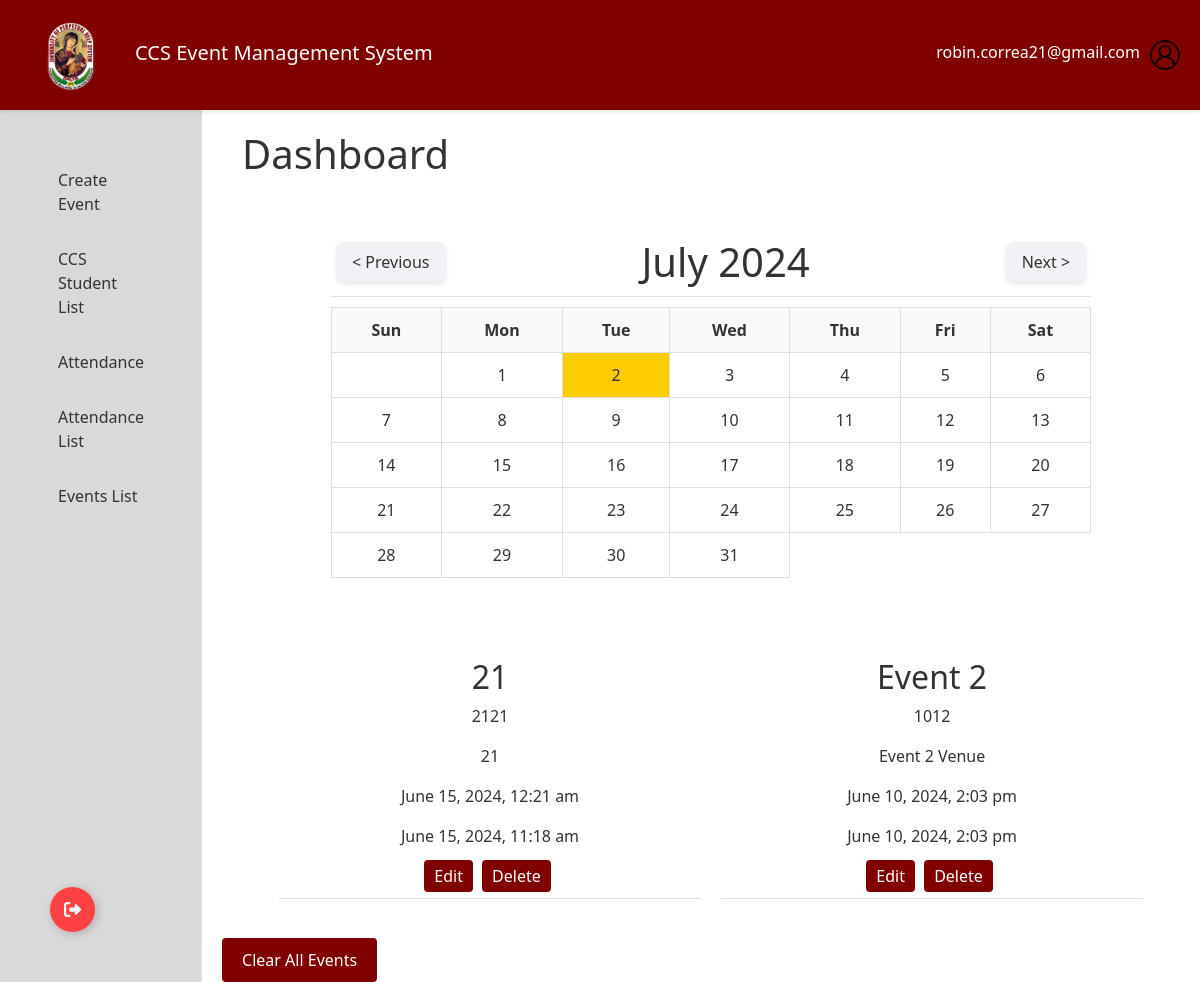
The page /home.php (signed in) on the database its author committed.
### tables this page shows
CREATE TABLE `events` (
  `id` int(11) NOT NULL,
  `title` varchar(255) NOT NULL,
  `code` varchar(255) NOT NULL,
  `venue` text NOT NULL,
  `start_datetime` datetime NOT NULL,
  `end_datetime` datetime NOT NULL,
  `create_user_id` int(11) NOT NULL,
  `update_user_id` int(11) NOT NULL,
  `created_at` datetime NOT NULL DEFAULT current_timestamp(),
  `updated_at` datetime NOT NULL DEFAULT current_timestamp() ON UPDATE current_timestamp()
);

### home.php (the view, shortened to what this page needs)
<?php
$email = $_SESSION['email'];
include "inclusions/dbconnection.php";
try {
    $conn = new mysqli($servername, $username, $password, $dbname);
} catch (Exception $e) {
    die("Database connection error: " . $e->getMessage());
}
$sql = "SELECT id, title, code, venue, start_datetime, end_datetime FROM events ORDER BY start_datetime DESC";
$result = $conn->query($sql);
?>
<!doctype html>
<html lang="en">
<head>
    <link href="css/bootstrap.min.css" rel="stylesheet">
</head>
<body>
    <nav class="navbar navbar-expand-lg navbar-light">
        <div class="container">
            <a class="navbar-brand" href="#"><img src="images/UPHSD.png" alt="Logo" class="navbar-logo"> CCS Event Management System</a>
            <div class="navbar-right">
                <span><?php echo $email; ?></span>
                <img src="images/admin.png" alt="Profile Picture">
            </div>
        </div>
    </nav>
    <div class="container">
        <div class="sidebar">
            <div>
                <a href="create.php">Create Event</a>
                <a href="allccsstudent.php">CCS Student List</a>
                <a href="attendance.php">Attendance</a>
                <a href="attendancelist.php">Attendance List</a>
                <a href="eventslist.php">Events List</a>
                </div>
    <button class="Btn" onclick="logout()">
        <div class="sign"></div>
    </button>
        </div>
        <div class="content">
            <div class="dashboard">
                <h2>Dashboard</h2>
            </div>
            <div class="calendar" id="calendar"></div>
            <div class="event-list" id="eventsList">
                <?php
                if ($result->num_rows > 0) {
                    while($row = $result->fetch_assoc()) {
                        echo "<div class='event-item'>";
                        echo "<h3>" . $row["title"] . "</h3>";
                        echo "<p>" . $row["code"] . "</p>";
                        echo "<p>" . $row["venue"] . "</p>";
                        echo "<p>" . date("F j, Y, g:i a", strtotime($row["start_datetime"])) . "</p>";
                        echo "<p>" . date("F j, Y, g:i a", strtotime($row["end_datetime"])) . "</p>";
                        echo "<a href='edit_event.php?id=" . $row["id"] . "' class='edit-button'>Edit</a>&nbsp;";
                        echo "<a href='delete_event.php?id=" . $row["id"] . "' class='delete-button'>Delete</a>";
                        echo "</div>";
                    }
                } else {
                    echo "No events found";
                }
                ?>
            </div>
            <button class="clear-events-button" id="clearEventsButton">Clear All Events</button>
        </div>
    </div>
</body>
</html>

### home.php (style rules this page uses)
body, html { background-color: #fff; color: #333; margin: 0; width: 100%; padding: 0; font-family: 'Segoe UI', Tahoma, Geneva, Verdana, sans-serif; }
.navbar { background-color: #800000; padding: 0px; box-shadow: 0 2px 4px rgba(0,0,0,0.1); width: 100%; }
.navbar-brand { margin-left: 20px; color: #fff; }
.navbar-logo { height: 100px; margin-right: 10px; vertical-align: middle; }
.navbar-right { margin-right: 20px; display: flex; justify-content: flex-end; }
.navbar-right span { color: #fff; margin-right: 10px; }
.navbar-right img { width: 30px; height: 30px; border-radius: 50%; }
.container { display: flex; margin: 20px; max-width: 100%; margin: 0 auto; padding: 0; }
.sidebar { width: 220px; background-color: #d9d9d9; border-radius: ; padding: 50px; display: flex; flex-direction: column; justify-content: space-between; }
.sidebar a { color: #333; padding: 8px; text-decoration: none; font-weight: ; display: block; margin-bottom: 15px; }
.content { flex-grow: 1; margin-left: 20px; width: 100%; }
.dashboard { display: flex; justify-content: space-between; align-items: center; background-color: #fff; padding: 20px; border-radius: 8px; }
.dashboard h2 { margin: 0; }
.calendar { background-color: #fff; padding: 20px; border-radius: 8px; margin-top: 20px; max-width: 800px; margin: 20px auto; }
.event-list { background-color: #fff; padding: 20px; border-radius: 8px; margin-top: 20px; max-height: 300px; overflow-y: auto; margin: 0 auto; text-align: center; overflow-x: auto; white-space: nowrap; text-align: center; display: flex; flex-wrap: wrap; justify-content: center; }
.event-item { padding: 10px; border-bottom: 1px solid #ddd; display: inline-block; margin: 10px; flex: 0 0 45%; }
.edit-button, .delete-button { padding: 5px 10px; border-radius: 4px; color: #fff; text-decoration: none; margin-right: 5px; }
.edit-button { background-color: #800000; }
.delete-button { background-color: #800000; }
.clear-events-button { background-color: #800000; color: #fff; border: none; padding: 10px 20px; border-radius: 4px; cursor: pointer; margin-top: 20px; }
.Btn { display: flex; align-items: center; justify-content: flex-start; width: 45px; height: 45px; border: none; border-radius: 50%; cursor: pointer; position: relative; overflow: hidden; transition-duration: .3s; box-shadow: 2px 2px 10px rgba(0, 0, 0, 0.199); background-color: rgb(255, 65, 65); }
.sign { width: 100%; transition-duration: .3s; display: flex; align-items: center; justify-content: center; }
.sign svg { width: 17px; }

### rows shown on the page
events: title "21", code "2121", venue "21", start_datetime "June 15, 2024, 12:21 am", end_datetime "June 15, 2024, 11:18 am"
events: title "Event 2", code "1012", venue "Event 2 Venue", start_datetime "June 10, 2024, 2:03 pm", end_datetime "June 10, 2024, 2:03 pm"

### other values the page prints
$email "robin.correa21@gmail.com"
